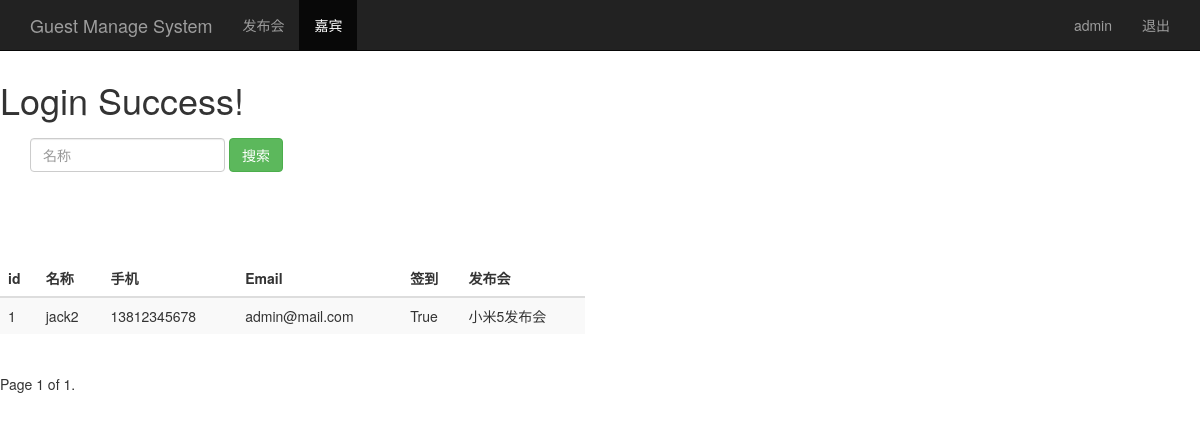
The page /guest_manage/ (signed in) on the database its author committed.
### sign/models.py (models this page shows, shortened)
class Guest(models.Model):
	event = models.ForeignKey(Event)
	realname = models.CharField(max_length = 64)
	phone = models.CharField(max_length = 16)
	email = models.EmailField()
	sign = models.BooleanField()
	create_time = models.DateTimeField(auto_now = True)
	class Meta:
		unique_together = ("event", "phone")

class Event(models.Model):
	name = models.CharField(max_length = 100)
	limit = models.IntegerField()
	status = models.BooleanField()
	address = models.CharField(max_length = 200)
	start_time = models.DateTimeField('events time')
	create_time = models.DateTimeField(auto_now = True)
	def __str__(self):
		return self.name

### sign/views.py (the view)
# urls.py: url(r'^guest_manage/$', views.guest_manage),
@login_required
def guest_manage(request):
	username = request.session.get('user', '')
	guest_list = Guest.objects.get_queryset().order_by('id')
	paginator = Paginator(guest_list, 2)
	page = request.GET.get('page')
	try:
		contacts = paginator.page('page')
	except PageNotAnInteger:
		contacts = paginator.page(1)
		print("page1: " + str(contacts))
	except EmptyPage:
		contacts = paginator.page(paginator.num_pages)
		print("page2: " + str(contacts))
	return render(request, "guest_manage.html", {"user": username,
												"guests": contacts})

### sign/templates/guest_manage.html (shortened to what this page needs)
<!DOCTYPE html>
<html>
<head>
	{% load bootstrap3 %}
	{% bootstrap_css %}
</head>
<body role="decument">
	<nav class="navbar navbar-inverse navbar-fixed-top">
		<div class="container">
			<div class="navbar-header">
				<a class="navbar-brand" href="/event_manage/">Guest Manage System</a>
			</div>
			<div id="navbar" class="collapse navbar-collapse">
				<ul class="nav navbar-nav">
					<li><a href="/event_manage/">发布会</a></li>
					<li class="active"><a href="#">嘉宾</a></li>
				</ul>
				<ul class="nav navbar-nav navbar-right">
					<li><a href="#">{{user}}</a></li>
					<li><a href="/logout/">退出</a></li>
				</ul>
			</div>
		</div>
	</nav>
	<div class="page_header" style="padding-top: 60px;">
		<h1>Login Success!</h1>
		<div id="navabr" class="navbar-collapse collapse">
			<form class="navbar-form" method="get" action="/search_name/">
				<div class="form-group">
					<input type="text" name="name" placeholder="名称" class="form-control">
				</div>
				<button type="submit" class="btn btn-success">搜索</button>
			</form>
		</div>
	</div>
	<div class="row" style="padding-top: 80px;">
		<div class="col-md-6">
			<table class="table table-striped">
				<thead>
					<tr>
						<th>id</th><th>名称</th><th>手机</th><th>Email</th><th>签到</th><th>发布会</th>
					</tr>
				</thead>
				<tbody>
					{% for guest in guests %}
						<tr>
							<td>{{guest.id}}</td>
							<td>{{guest.realname}}</td>
							<td>{{guest.phone}}</td>
							<td>{{guest.email}}</td>
							<td>{{guest.sign}}</td>
							<td>{{guest.event}}</td>
						</tr>
					{% endfor %}
				</tbody>
			</table>
		</div>
	</div>
	<div class="pagination">
		<span class="step-links">
			<span class="current">
				Page {{ guests.number }} of {{ guests.paginator.num_pages }}.
			</span>
		</span>
	</div>
</body>
</html>

### rows shown on the page
Guest: id "1", realname "jack2", phone "13812345678", email "admin@mail.com", sign "True", event "小米5发布会"

### other values the page prints
{{ user }} "admin"
{{ guests.number }} "1"
{{ guests.paginator.num_pages }} "1"
